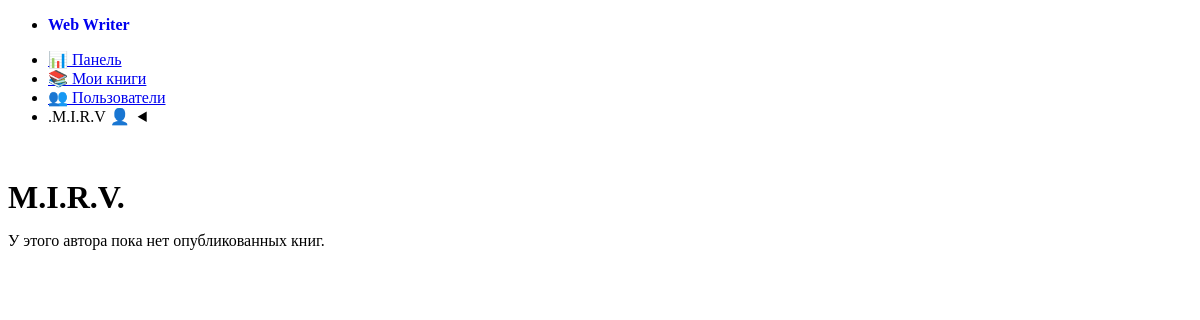
The app's page /author.php?id=1 (signed in), older data.
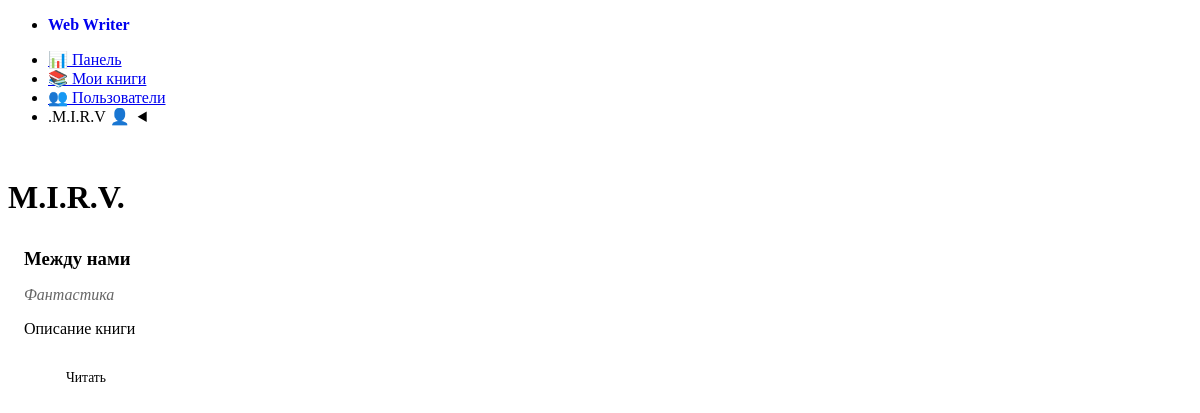
The same page, newer data.
### tables this page shows
CREATE TABLE `books` (
  `id` int(11) NOT NULL AUTO_INCREMENT,
  `title` varchar(255) NOT NULL,
  `description` text DEFAULT NULL,
  `genre` varchar(100) DEFAULT NULL,
  `cover_image` varchar(500) DEFAULT NULL,
  `user_id` int(11) NOT NULL,
  `series_id` int(11) DEFAULT NULL,
  `sort_order_in_series` int(11) DEFAULT NULL,
  `created_at` timestamp NOT NULL DEFAULT current_timestamp(),
  `updated_at` timestamp NOT NULL DEFAULT current_timestamp() ON UPDATE current_timestamp(),
  `share_token` varchar(32) DEFAULT NULL,
  `published` tinyint(1) NOT NULL DEFAULT 0,
  PRIMARY KEY (`id`),
  UNIQUE KEY `share_token` (`share_token`),
  KEY `user_id` (`user_id`),
  KEY `series_id` (`series_id`),
  CONSTRAINT `books_ibfk_1` FOREIGN KEY (`user_id`) REFERENCES `users` (`id`) ON DELETE CASCADE,
  CONSTRAINT `books_ibfk_2` FOREIGN KEY (`series_id`) REFERENCES `series` (`id`) ON DELETE SET NULL
);

### includes/functions.php (called while the page is built, shortened)
<?php
function e($string) {
    return htmlspecialchars($string, ENT_QUOTES, 'UTF-8');
}
?>

### models/Book.php (called while the page is built, shortened)
<?php
class Book {
    private $pdo;
    public function __construct($pdo) {
        $this->pdo = $pdo;
    }
    public function findByUser($user_id, $only_published = false) {
        $sql = "
        SELECT b.*,
                COUNT(c.id) as chapter_count,
                COALESCE(SUM(c.word_count), 0) as total_words
        FROM books b
        LEFT JOIN chapters c ON b.id = c.book_id
        WHERE b.user_id = ?
        ";
        if ($only_published) {
            $sql .= " AND b.published = 1 ";
        }
        $sql .= " GROUP BY b.id ORDER BY b.created_at DESC ";
        $stmt = $this->pdo->prepare($sql);
        $stmt->execute([$user_id]);
        return $stmt->fetchAll(PDO::FETCH_ASSOC);
    }
}
?>

### author.php (the view, shortened to what this page needs)
<?php
require_once 'config/config.php';
require_once 'models/Book.php';
$author_id = (int)($_GET['id'] ?? 0);
$stmt = $pdo->prepare("SELECT id, username, display_name FROM users WHERE id = ?");
$stmt->execute([$author_id]);
$author = $stmt->fetch(PDO::FETCH_ASSOC);
$bookModel = new Book($pdo);
$books = $bookModel->findByUser($author_id, true);
include 'views/header.php';
?>
<h1><?= e($author['display_name'] ?: $author['username']) ?></h1>
<?php if (empty($books)): ?>
  <p>У этого автора пока нет опубликованных книг.</p>
<?php else: ?>
  <div class="grid">
    <?php foreach ($books as $b): ?>
      <article style="display: flex; gap: 1rem; align-items: flex-start;">
        <div style="flex: 1;">
          <h3 style="margin-top: 0;"><?= e($b['title']) ?></h3>
          <?php if ($b['genre']): ?>
            <p style="color: #666; margin: 0.5rem 0;"><em><?= e($b['genre']) ?></em></p>
          <?php endif; ?>
          <?php if ($b['description']): ?>
            <p style="margin-bottom: 1rem;"><?= nl2br(e($b['description'])) ?></p>
          <?php endif; ?>
          <a href="view_book.php?share_token=<?= e($b['share_token']) ?>" class="adaptive-button">Читать</a>
        </div>
      </article>
    <?php endforeach; ?>
  </div>
<?php endif; ?>
<?php include 'views/footer.php'; ?>

Row changes from the older to the newer data that the page shows:
now on this page (row edited): books: title "Между нами", genre "Фантастика", description "Описание книги"
Text that changed along with them:
text no longer shown: "У этого автора пока нет опубликованных книг."
